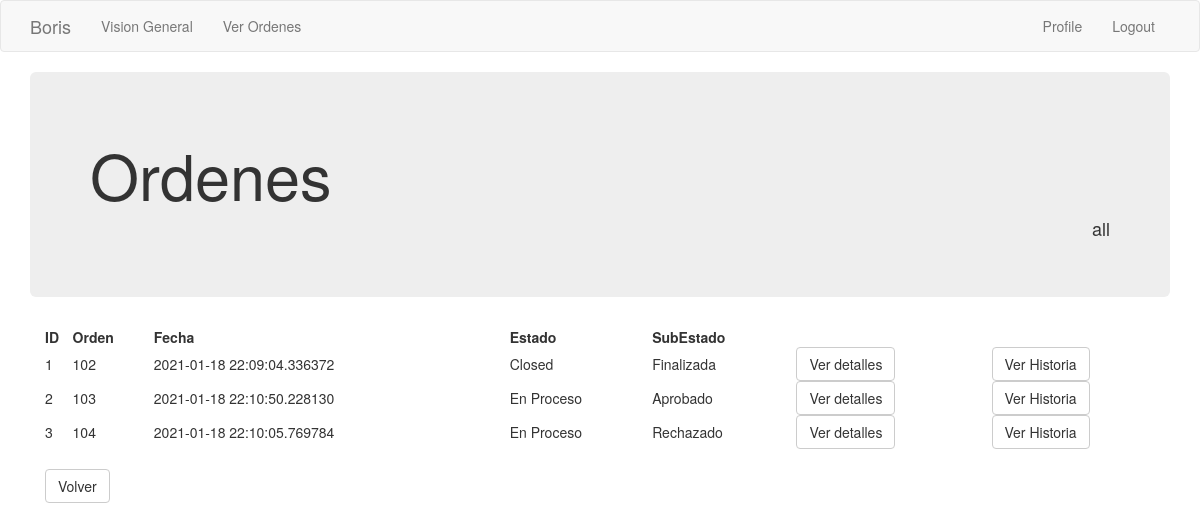
Page /ordenes/all/all (signed in) on the earlier database version.
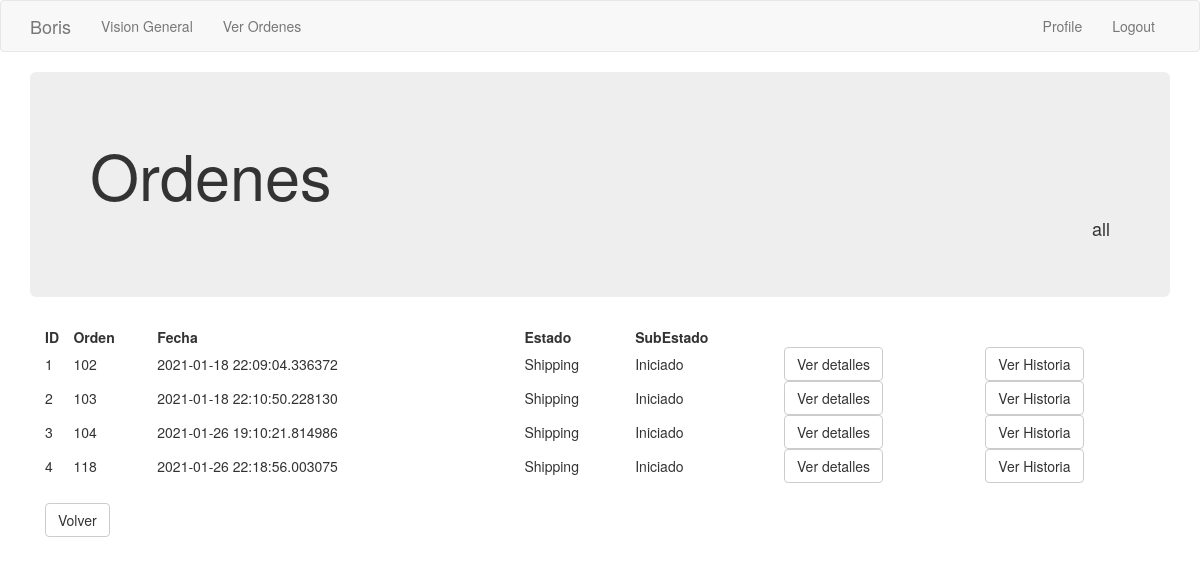
Same page on the later database version.
### app/models.py (models this page shows, shortened)
class Order_header(db.Model):
    id = db.Column(db.Integer, primary_key=True)
    order_number = db.Column(db.Integer, index=True)
    order_id_anterior = db.Column(db.Integer)
    creation_date = db.Column(db.String(35), index=True)
    last_update_date = db.Column(db.String(35))
    payment_method = db.Column(db.String(10))
    payment_card = db.Column(db.String(10))
    courier_order_id = db.Column(db.String(64), index=True)
    status = db.Column(db.String(15))
    sub_status = db.Column(db.String(15))
    customer_address = db.Column(db.String(64))
    customer_number = db.Column(db.String(10))
    customer_floor = db.Column(db.String(10))
    customer_zipcode = db.Column(db.String(8))
    customer_locality = db.Column(db.String(64))
    customer_city = db.Column(db.String(64))
    customer_province = db.Column(db.String(64))
    customer_country = db.Column(db.String(64))
    detalle = db.relationship('Order_detail', backref='productos', lazy='dynamic')
    transaction = db.relationship('Transaction_log', backref='transaccion', lazy='dynamic')
    customer_id = db.Column(db.Integer, db.ForeignKey('customer.id'))
    store = db.Column(db.Integer, db.ForeignKey('company.store_id'))

### app/main/routes.py (the view, shortened to what this page needs)
@bp.route('/ordenes/<estado>/<subestado>', methods=['GET', 'POST'])
@login_required
def ver_ordenes(estado, subestado):
    if estado == 'all':
        ordenes =  Order_header.query.filter_by(store=current_user.store).all()
    return render_template('ordenes.html', title='Ordenes', ordenes=ordenes, estado=estado)

### app/main/routes.py (called while the page is built)
@bp.before_app_request
def before_request():
    if current_user.is_authenticated:
        current_user.last_seen = datetime.utcnow()
        db.session.commit()

### app/models.py (called while the page is built)
@login.user_loader
def load_user(id):
    return User.query.get(int(id))

### app/templates/ordenes.html
{% extends "base.html" %}
{% block app_content %}
<div class='jumbotron'>
    <h1> Ordenes</h1>
    <h4 class="text-right"> {{ estado }}</h4>
</div>
    <div class='container'>
        <table style="width:100%">
            <tr>
                <th>ID</th>
                <th>Orden</th>
                <th>Fecha</th>
                <th>Estado</th>
                <th>SubEstado</th>
                <th></th>
            </tr>
            {% for i in ordenes %}
            <tr>
                <td>{{i['id']}}</td>
                <td>{{i['order_number']}}</td>
                <td>{{i['creation_date']}}</td>
                <td>{{i['status']}}</td>
                <td>{{i['sub_status']}}</td>
                <td><a href="{{ url_for('main.orden', orden_id = i['id']) }}">
                    <button class="btn btn-default"> Ver detalles </button></td>
                <td><a href="{{ url_for('main.historia_orden', orden_id = i['id']) }}">
                    <button class="btn btn-default"> Ver Historia </button></td>
            </tr>
            {% endfor %}
        </table>
        <br>
        <td><a href="{{ url_for('main.vision_general') }}">
            <button class="btn btn-default"> Volver </button></a>
        </td>
    </div>
{% endblock %}

### app/templates/base.html (shortened to what this page needs)
{% extends 'bootstrap/base.html' %}
{% block navbar %}
    <nav class="navbar navbar-default">
        <div class="container">
            <div class="navbar-header">
                <a class="navbar-brand" href="{{ url_for('main.index') }}">Boris</a>
            </div>
            <div class="collapse navbar-collapse" id="bs-example-navbar-collapse-1">
                <ul class="nav navbar-nav">
                    <li><a href="{{ url_for('main.vision_general') }}"> Vision General </a></li>
                    <li><a href="{{ url_for('main.ver_ordenes', estado='all', subestado='all') }}"> Ver Ordenes </a></li>
                </ul>
                <ul class="nav navbar-nav navbar-right">
                    {% if current_user.is_anonymous %}
                    <li><a href="{{ url_for('auth.login') }}"> Login </a></li>
                    <li> <a href="{{ url_for('auth.alta_usuario') }}"> Alta de Usuarios </a></li>
                    {% else %}
                    <li><a href="{{ url_for('main.user', username=current_user.username) }}"> Profile </a></li>
                    <li><a href="{{ url_for('auth.logout') }}">{{ 'Logout' }}</a></li>
                    {% endif %}
                </ul>
            </div>
        </div>
    </nav>
{% endblock %}
{% block content %}
    <div class="container">
        {% block app_content %}{% endblock %}
    </div>
{% endblock %}

Differences in the rows shown:
changed Order_header id 1: status "Closed" → "Shipping"; sub_status "Finalizada" → "Iniciado"
changed Order_header id 2: status "En Proceso" → "Shipping"; sub_status "Aprobado" → "Iniciado"
changed Order_header id 3: creation_date "2021-01-18 22:10:05.769784" → "2021-01-26 19:10:21.814986"; status "En Proceso" → "Shipping"; sub_status "Rechazado" → "Iniciado"
added Order_header: id "4", order_number "118", creation_date "2021-01-26 22:18:56.003075", status "Shipping", sub_status "Iniciado"
